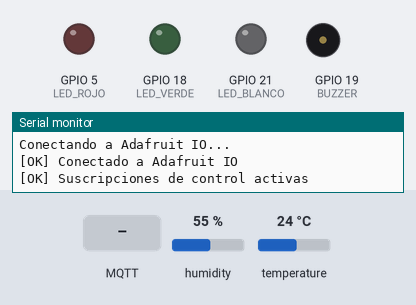
A sketch run on a simulated ESP32. On the bench: output pins drawn as LEDs (lit = HIGH), buzzer (waves = sounding, pin HIGH), the last lines printed to the serial monitor. The inputs (shaded band) are chosen by the test bench; at power-on: humidity 55 %, temperature 24 °C (analog values on the 0–4095 scale). WiFi joins after 1.5 s; servers stay silent unless stated; no MQTT or app messages arrive unless stated.

Above: at 5.8 s.
5.9 s: MQTT message "ON" arrives on the first subscribed topic
At 6.2 s:
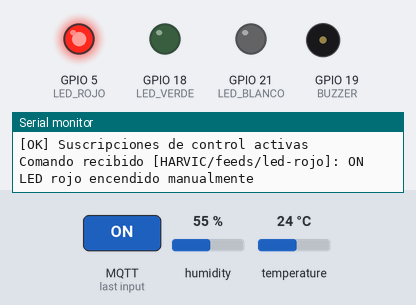
7.4 s: humidity set to 41 %
21.4 s: humidity set to 38 %
22.9 s: MQTT message "ON" arrives on the second subscribed topic
At 23.9 s:
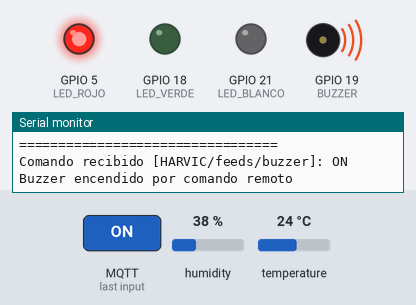
24.4 s: MQTT message "OFF" arrives on the first subscribed topic
At 25.0 s:
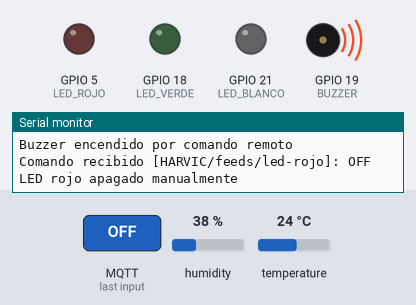
25.9 s: MQTT message "on" arrives on the first subscribed topic
At 26.2 s:
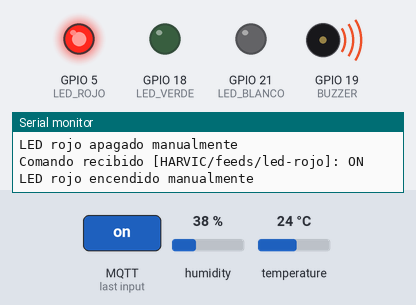
Timing chart, 0 to 28.4 s (numbered marks = the images above; inputs shaded):
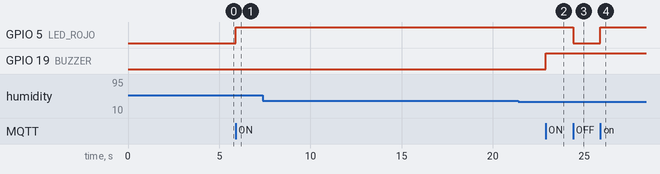

Measured:
- after the input at 5.9 s, GPIO 5 (LED_ROJO): LOW → HIGH at once
- after the input at 21.4 s, every drawn part: stays the same
- after the input at 22.9 s, GPIO 19 (BUZZER): LOW → HIGH at once
- after the input at 24.4 s, GPIO 5 (LED_ROJO): HIGH → LOW at once
- after the input at 25.9 s, GPIO 5 (LED_ROJO): LOW → HIGH at once

The sketch:

Codigo_semana_12.ino
```cpp
#include <WiFi.h>
#include <PubSubClient.h>
#include <DHT.h>

// ==================================================
// 1. CONFIGURACION DE PINES
// ==================================================

#define DHTPIN 4
#define DHTTYPE DHT11

#define LDR_PIN 33
#define LED_ROJO 5
#define LED_VERDE 18
#define BUZZER 19
#define LED_BLANCO 21

DHT dht(DHTPIN, DHTTYPE);

// ==================================================
// 2. CREDENCIALES WIFI
// ==================================================

// Escribe el nombre y la clave de tu red Wi-Fi.
const char* ssid = "";
const char* password = "";

// ==================================================
// 3. CONFIGURACION DE ADAFRUIT IO
// ==================================================

// Usuario que aparece en tu cuenta de Adafruit IO.
const char* aio_username = "HARVIC";

// Reemplaza el texto por tu AIO Key.
// No compartir esta clave ni publicarse en GitHub.
const char* aio_key = "";

// Servidor MQTT de Adafruit IO.
const char* mqtt_server = "io.adafruit.com";
const int mqtt_port = 1883;

// ==================================================
// 4. FEEDS DE ADAFRUIT IO
// ==================================================

// Feeds para publicar las lecturas de los sensores.
const char* topic_temp = "HARVIC/feeds/temperatura";
const char* topic_hum = "HARVIC/feeds/humedad";
const char* topic_ldr = "HARVIC/feeds/luminosidad";

// Feeds para recibir comandos desde el dashboard.
const char* topic_led = "HARVIC/feeds/led-rojo";
const char* topic_buzzer = "HARVIC/feeds/buzzer";

// ==================================================
// 5. CLIENTES WIFI Y MQTT
// ==================================================

WiFiClient espClient;
PubSubClient client(espClient);

// ==================================================
// 6. VARIABLES Y UMBRALES
// ==================================================

unsigned long ultimoEnvio = 0;
unsigned long ultimoIntentoWiFi = 0;
unsigned long ultimoIntentoMQTT = 0;

// Publicar lecturas cada 20 segundos para reducir el uso del limite.
const unsigned long intervaloEnvio = 20000;

// Umbrales ambientales del proyecto.
const float TEMP_LIMITE = 28.0;
const float HUM_LIMITE = 40.0;
const int UMBRAL_OSCURIDAD = 1500;

// Control manual del LED rojo.
// false = automatico; true = manual.
bool modoManualLED = false;

// ==================================================
// 7. PUBLICAR DATOS EN ADAFRUIT IO
// ==================================================

void publicar(const char* topico, const char* mensaje) {
  if (client.connected()) {
    if (client.publish(topico, mensaje)) {
      Serial.print("Publicado en ");
      Serial.print(topico);
      Serial.print(": ");
      Serial.println(mensaje);
    } else {
      Serial.print("Error al publicar en: ");
      Serial.println(topico);
    }
  }
}

// ==================================================
// 8. RECIBIR COMANDOS DEL DASHBOARD
// ==================================================

void callback(char* topic, byte* payload, unsigned int length) {

  // Convertir el mensaje recibido a texto.
  String mensaje = "";

  for (unsigned int i = 0; i < length; i++) {
    mensaje += (char)payload[i];
  }

  mensaje.trim();
  mensaje.toUpperCase();

  String topicoRecibido = String(topic);

  Serial.print("Comando recibido [");
  Serial.print(topic);
  Serial.print("]: ");
  Serial.println(mensaje);

  // -----------------------------------------------
  // Control remoto del LED rojo
  // Acepta ON/1 y OFF/0 para interruptores.
  // AUTO devuelve el control a la temperatura.
  // -----------------------------------------------

  if (topicoRecibido == topic_led) {

    if (mensaje == "ON" || mensaje == "1" ||
        mensaje == "TRUE") {

      modoManualLED = true;

      digitalWrite(LED_ROJO, HIGH);
      digitalWrite(LED_VERDE, LOW);

      Serial.println("LED rojo encendido manualmente");
    }
    else if (mensaje == "OFF" || mensaje == "0" ||
             mensaje == "FALSE") {

      modoManualLED = true;

      digitalWrite(LED_ROJO, LOW);
      digitalWrite(LED_VERDE, LOW);

      Serial.println("LED rojo apagado manualmente");
    }
    else if (mensaje == "AUTO") {

      modoManualLED = false;

      Serial.println("Control automatico del LED activado");
    }
  }

  // -----------------------------------------------
  // Control remoto del buzzer
  // -----------------------------------------------

  if (topicoRecibido == topic_buzzer) {

    if (mensaje == "ON" || mensaje == "1" ||
        mensaje == "TRUE") {

      digitalWrite(BUZZER, HIGH);

      Serial.println("Buzzer encendido por comando remoto");
    }
    else if (mensaje == "OFF" || mensaje == "0" ||
             mensaje == "FALSE") {

      digitalWrite(BUZZER, LOW);

      Serial.println("Buzzer apagado por comando remoto");
    }
  }
}

// ==================================================
// 9. CONEXION CON ADAFRUIT IO
// ==================================================

void conectarMQTT() {

  if (WiFi.status() != WL_CONNECTED ||
      client.connected()) {
    return;
  }

  // Evitar intentos de conexion demasiado seguidos.
  if (millis() - ultimoIntentoMQTT < 5000) {
    return;
  }

  ultimoIntentoMQTT = millis();

  Serial.println("Conectando a Adafruit IO...");

  // Identificador unico para el ESP32.
  String mac = WiFi.macAddress();
  mac.replace(":", "");

  String clientId = "ESP32_Aula_" + mac;

  // Autenticacion con usuario y AIO Key.
  if (client.connect(
        clientId.c_str(),
        aio_username,
        aio_key)) {

    Serial.println("[OK] Conectado a Adafruit IO");

    // Suscribirse a los feeds de control.
    bool subLED = client.subscribe(topic_led);
    bool subBuzzer = client.subscribe(topic_buzzer);

    if (subLED && subBuzzer) {
      Serial.println("[OK] Suscripciones de control activas");
    } else {
      Serial.println("Aviso: no se pudo suscribir a todos los feeds");
    }

  } else {

    Serial.print("Error MQTT: ");
    Serial.println(client.state());

    Serial.println("Verifica usuario, AIO Key y conexion.");
  }
}

// ==================================================
// 10. CONFIGURACION INICIAL
// ==================================================

void setup() {

  Serial.begin(115200);

  // Configurar los actuadores como salidas.
  pinMode(LED_ROJO, OUTPUT);
  pinMode(LED_VERDE, OUTPUT);
  pinMode(BUZZER, OUTPUT);
  pinMode(LED_BLANCO, OUTPUT);

  // Apagar los actuadores al iniciar.
  digitalWrite(LED_ROJO, LOW);
  digitalWrite(LED_VERDE, LOW);
  digitalWrite(BUZZER, LOW);
  digitalWrite(LED_BLANCO, LOW);

  // Iniciar el sensor DHT11.
  dht.begin();

  // Lectura analogica de 12 bits: 0 a 4095.
  analogReadResolution(12);

  // Configurar Wi-Fi.
  WiFi.mode(WIFI_STA);
  WiFi.setAutoReconnect(true);
  WiFi.begin(ssid, password);

  // Configurar el servidor MQTT.
  client.setServer(mqtt_server, mqtt_port);
  client.setCallback(callback);

  // Tiempo maximo de espera para operaciones MQTT.
  client.setSocketTimeout(5);

  Serial.println();
  Serial.println("==================================");
  Serial.println(" SISTEMA IOT - AULA INTELIGENTE");
  Serial.println("      ADAFRUIT IO");
  Serial.println("==================================");
  Serial.println("Conectando a Wi-Fi...");
}

// ==================================================
// 11. CICLO PRINCIPAL
// ==================================================

void loop() {

  // -----------------------------------------------
  // A. Comprobar conexion Wi-Fi
  // -----------------------------------------------

  if (WiFi.status() != WL_CONNECTED) {

    if (millis() - ultimoIntentoWiFi >= 10000) {

      ultimoIntentoWiFi = millis();

      Serial.println("Wi-Fi desconectado. Reconectando...");
      WiFi.reconnect();
    }

    return;
  }

  // Mostrar la direccion IP una sola vez.
  static bool wifiInformado = false;

  if (!wifiInformado) {

    Serial.println("[OK] Wi-Fi conectado");
    Serial.print("Direccion IP: ");
    Serial.println(WiFi.localIP());

    wifiInformado = true;
  }

  // -----------------------------------------------
  // B. Mantener la conexion MQTT
  // -----------------------------------------------

  conectarMQTT();

  if (client.connected()) {
    client.loop();
  }

  // -----------------------------------------------
  // C. Leer sensores cada cinco segundos
  // -----------------------------------------------

  if (millis() - ultimoEnvio >= intervaloEnvio) {

    ultimoEnvio = millis();

    float temperatura = dht.readTemperature();
    float humedad = dht.readHumidity();

    int luminosidad = analogRead(LDR_PIN);

    Serial.println();
    Serial.println("======= LECTURAS DEL AULA =======");

    // ---------------------------------------------
    // D. Validar el DHT11
    // ---------------------------------------------

    if (isnan(temperatura) || isnan(humedad)) {

      Serial.println("Error: lectura invalida del DHT11");

    } else {

      // Mostrar las lecturas en el monitor serial.
      Serial.print("Temperatura: ");
      Serial.print(temperatura);
      Serial.println(" C");

      Serial.print("Humedad: ");
      Serial.print(humedad);
      Serial.println(" %");

      // Publicar las lecturas en Adafruit IO.
      String t = String(temperatura, 1);
      String h = String(humedad, 1);

      publicar(topic_temp, t.c_str());
      publicar(topic_hum, h.c_str());

      // -------------------------------------------
      // E. AUTOMATIZACION POR TEMPERATURA
      // -------------------------------------------

      if (temperatura > TEMP_LIMITE) {

        if (!modoManualLED) {

          digitalWrite(LED_ROJO, HIGH);
          digitalWrite(LED_VERDE, LOW);
        }

        Serial.println("Temperatura ALTA");

      } else {

        if (!modoManualLED) {

          digitalWrite(LED_ROJO, LOW);
          digitalWrite(LED_VERDE, HIGH);
        }

        Serial.println("Temperatura NORMAL");
      }

      // -------------------------------------------
      // F. AUTOMATIZACION POR HUMEDAD
      // -------------------------------------------

      if (humedad < HUM_LIMITE) {

        digitalWrite(BUZZER, HIGH);

        Serial.println("Humedad BAJA: buzzer encendido");

      } else {

        digitalWrite(BUZZER, LOW);

        Serial.println("Humedad NORMAL: buzzer apagado");
      }
    }

    // ---------------------------------------------
    // G. AUTOMATIZACION POR LUMINOSIDAD
    // ---------------------------------------------

    Serial.print("Luminosidad ADC: ");
    Serial.println(luminosidad);

    if (luminosidad < UMBRAL_OSCURIDAD) {

      digitalWrite(LED_BLANCO, HIGH);

      Serial.println("Oscuridad detectada");

    } else {

      digitalWrite(LED_BLANCO, LOW);

      Serial.println("Luz suficiente");
    }

    // Publicar la lectura del LDR.
    String l = String(luminosidad);
    publicar(topic_ldr, l.c_str());

    Serial.println("Lecturas procesadas");
    Serial.println("=================================");
  }
}
```
